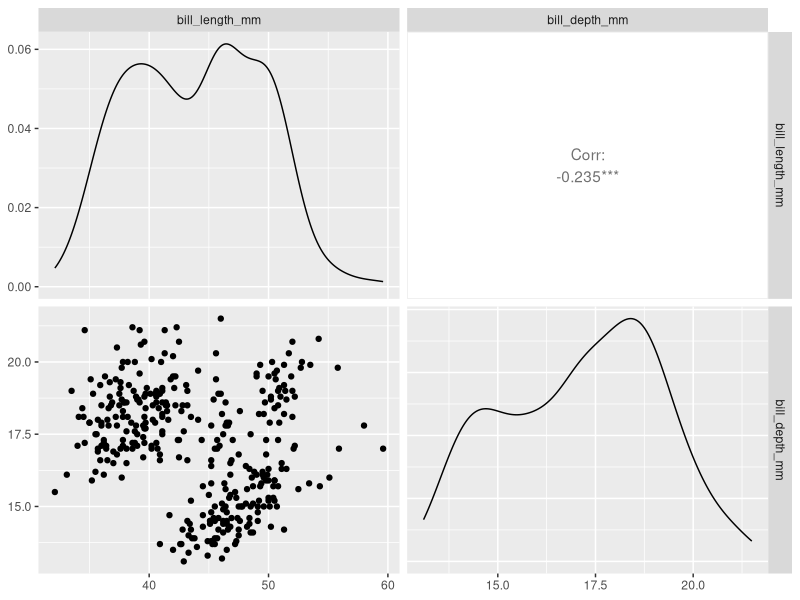
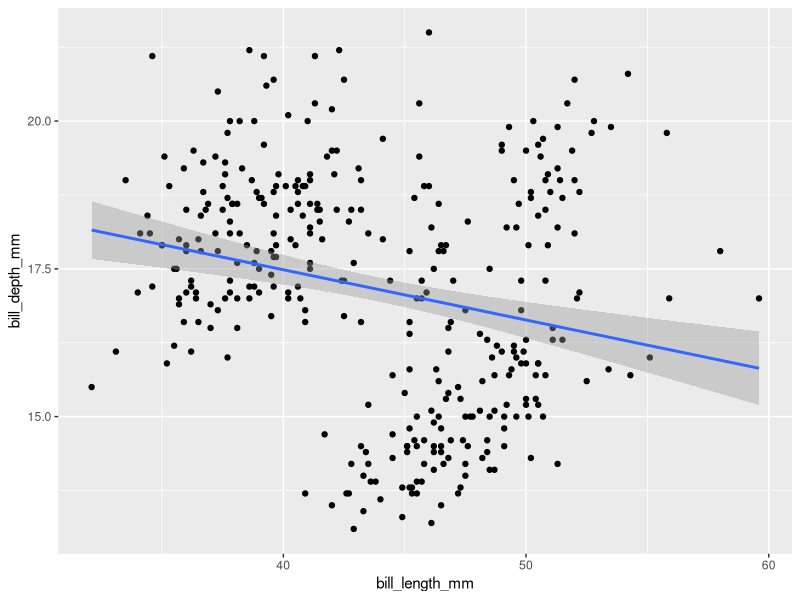
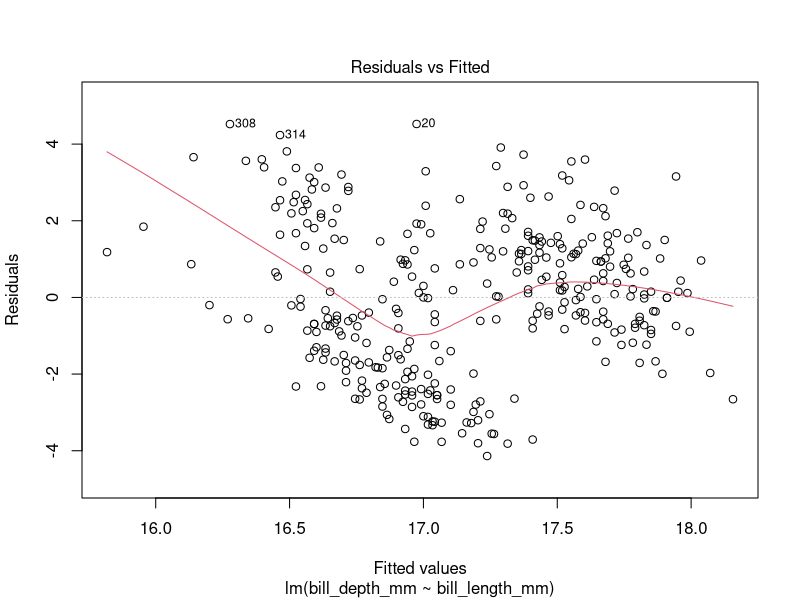
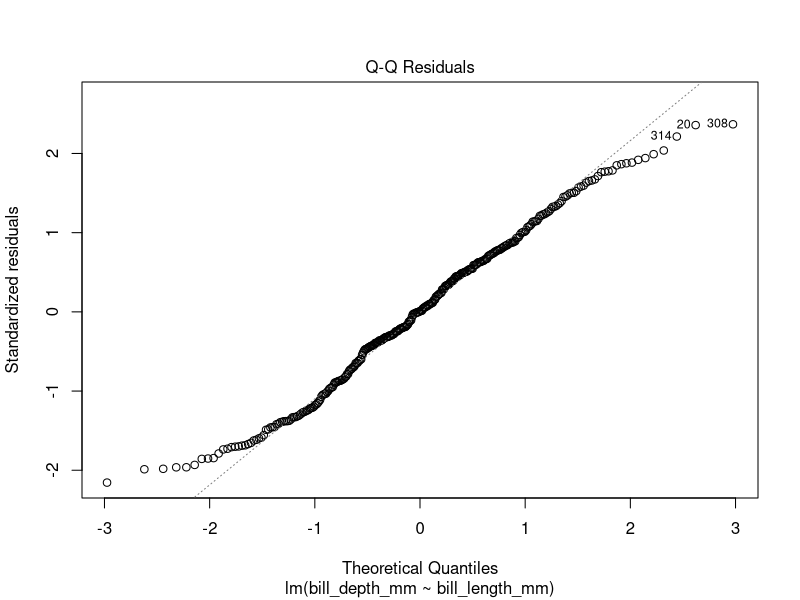
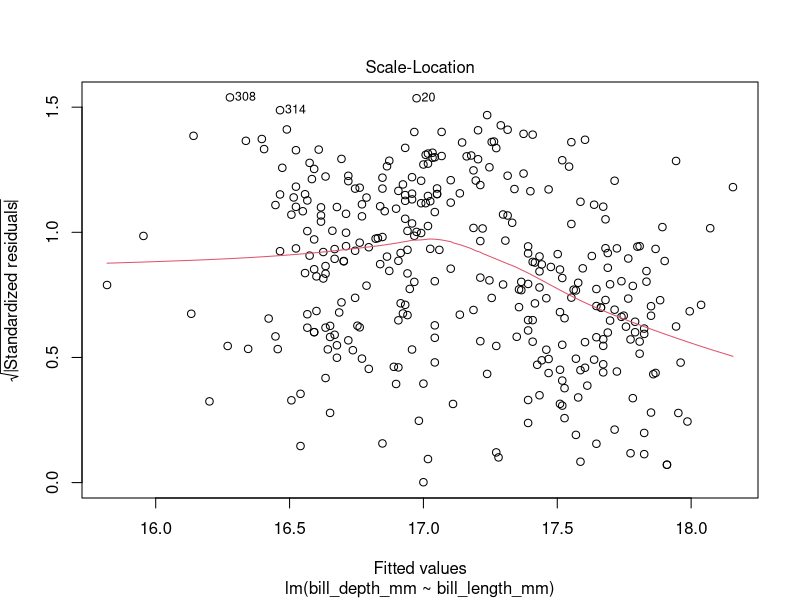
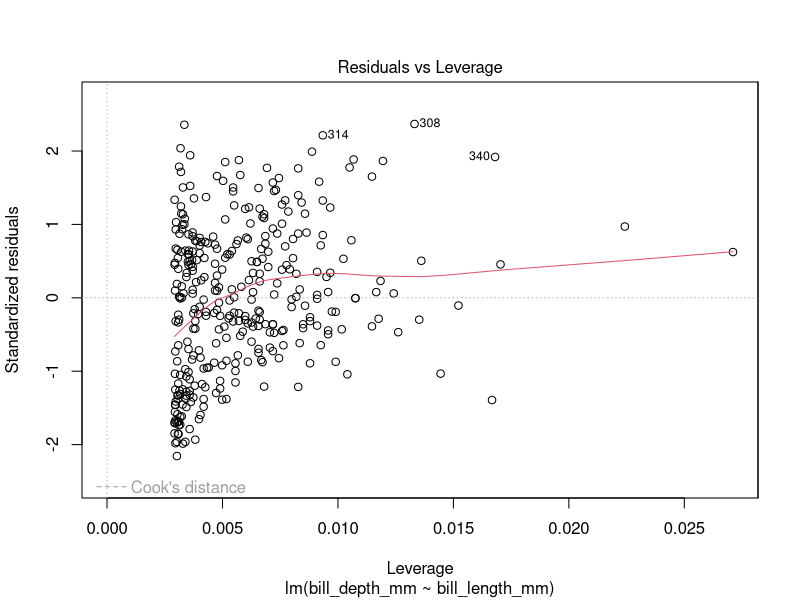
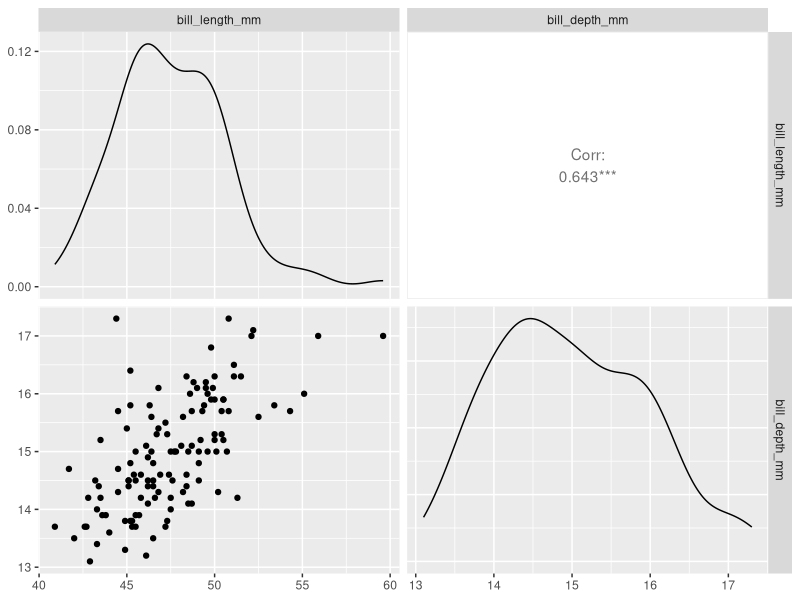
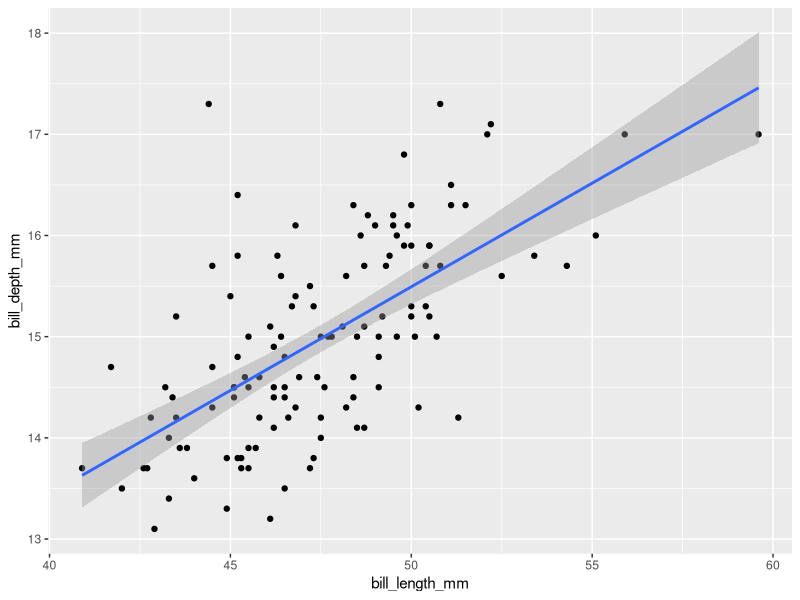

Recreate these plots in R, in order.
#Class 2-27-2025
#3.5 Linear Models 

#Linear regression
#assumes linear relationship, normality of residuals, independent samples, variance is similar in the variables

library(tidyverse)
library(palmerpenguins)
library(GGally)

penguins %>%
  select(bill_length_mm, bill_depth_mm) %>%
  GGally::ggpairs()

lm_1= lm(bill_depth_mm ~ bill_length_mm, data = penguins) #build a linear model 
class(lm_1)
summary(lm_1)
lm_1$coefficients
lm_1$residuals

#plot the residuals
ggplot(data=penguins, aes(x=bill_length_mm, y=bill_depth_mm))+
  geom_point()+
  geom_smooth(method="lm")

plot(lm_1)

#same thing with just one species 
gentoo= penguins %>%
  filter(species=="Gentoo")

gentoo %>%
  select(bill_length_mm, bill_depth_mm) %>%
  ggpairs()
lm_2= lm(bill_depth_mm ~ bill_length_mm, data= gentoo)
summary(lm_2)

ggplot(data=gentoo, aes(x=bill_length_mm, y=bill_depth_mm))+
  geom_point()+
  geom_smooth(method= "lm")

#plot 4 models in the same plot 
ggplot(data=penguins)+
  geom_point(aes(x=bill_length_mm, y=bill_depth_mm, color=species))+
  geom_smooth(aes(x=bill_length_mm, y=bill_depth_mm), method= "lm", color="black")+ #bad model that didnt account for species
  geom_smooth(aes(x=bill_length_mm, y=bill_depth_mm, color=species), method="lm") #model that creates a separate lines for the species

#Exercise 5.1
gentoo_lm_data= penguins %>%
  filter(species=="Gentoo") %>%
  select(bill_depth_mm, flipper_length_mm)

lm_3= lm(bill_depth_mm ~ flipper_length_mm, data=gentoo_lm_data)
summary(lm_3)

ggplot(data=gentoo_lm_data)+
  geom_point(aes(x=bill_depth_mm, y=flipper_length_mm))+
  geom_smooth(aes(x=bill_depth_mm, y=flipper_length_mm), method= "lm")







